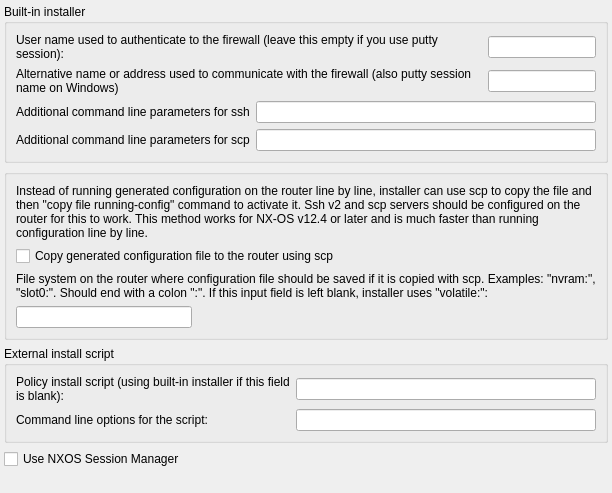
     <widget class="QWidget" name="installer_tab">
      <attribute name="title">
       <string>Installer</string>
      </attribute>
      <layout class="QGridLayout" name="gridLayout_8">
       <property name="leftMargin">
        <number>4</number>
       </property>
       <property name="topMargin">
        <number>4</number>
       </property>
       <property name="rightMargin">
        <number>4</number>
       </property>
       <property name="bottomMargin">
        <number>4</number>
       </property>
       <item row="4" column="0">
        <spacer>
         <property name="orientation">
          <enum>Qt::Orientation::Vertical</enum>
         </property>
         <property name="sizeType">
          <enum>QSizePolicy::Policy::Expanding</enum>
         </property>
         <property name="sizeHint" stdset="0">
          <size>
           <width>20</width>
           <height>20</height>
          </size>
         </property>
        </spacer>
       </item>
       <item row="1" column="0">
        <widget class="QGroupBox" name="SCPgroupBox">
         <property name="title">
          <string/>
         </property>
         <layout class="QGridLayout" name="gridLayout_3">
          <item row="0" column="0" colspan="2">
           <widget class="QLabel" name="label">
            <property name="text">
             <string>Instead of running generated configuration on the router line by line, installer can use scp to copy the file and then &quot;copy file running-config&quot; command to activate it. Ssh v2 and scp servers should be configured on the router for this to work. This method works for NX-OS v12.4 or later and is much faster than running configuration line by line.</string>
            </property>
            <property name="wordWrap">
             <bool>true</bool>
            </property>
           </widget>
          </item>
          <item row="1" column="0" colspan="2">
           <widget class="QCheckBox" name="use_scp">
            <property name="text">
             <string>Copy generated configuration file to the router using scp</string>
            </property>
           </widget>
          </item>
          <item row="2" column="0" colspan="2">
           <widget class="QLabel" name="label_3">
            <property name="text">
             <string>File system on the router where configuration file should be saved if it is copied with scp. Examples: &quot;nvram:&quot;, &quot;slot0:&quot;. Should end with a colon &quot;:&quot;. If this input field is left blank, installer uses &quot;volatile:&quot;:</string>
            </property>
            <property name="wordWrap">
             <bool>true</bool>
            </property>
           </widget>
          </item>
          <item row="3" column="0">
           <widget class="QLineEdit" name="filesystem"/>
          </item>
          <item row="3" column="1">
           <spacer name="horizontalSpacer">
            <property name="orientation">
             <enum>Qt::Orientation::Horizontal</enum>
            </property>
            <property name="sizeHint" stdset="0">
             <size>
              <width>398</width>
              <height>20</height>
             </size>
            </property>
           </spacer>
          </item>
         </layout>
        </widget>
       </item>
       <item row="2" column="0">
        <widget class="QGroupBox" name="groupBox1">
         <property name="title">
          <string>External install script</string>
         </property>
         <layout class="QGridLayout" name="gridLayout_2">
          <property name="verticalSpacing">
           <number>6</number>
          </property>
          <item row="0" column="0">
           <layout class="QHBoxLayout" name="horizontalLayout">
            <item>
             <widget class="QLabel" name="textLabel5_2">
              <property name="sizePolicy">
               <sizepolicy hsizetype="Expanding" vsizetype="Preferred">
                <horstretch>0</horstretch>
                <verstretch>0</verstretch>
               </sizepolicy>
              </property>
              <property name="text">
               <string>Policy install script (using built-in installer if this field is blank):</string>
              </property>
              <property name="alignment">
               <set>Qt::AlignmentFlag::AlignLeading|Qt::AlignmentFlag::AlignLeft|Qt::AlignmentFlag::AlignVCenter</set>
              </property>
              <property name="wordWrap">
               <bool>true</bool>
              </property>
             </widget>
            </item>
            <item>
             <widget class="QLineEdit" name="installScript">
              <property name="sizePolicy">
               <sizepolicy hsizetype="Fixed" vsizetype="Fixed">
                <horstretch>0</horstretch>
                <verstretch>0</verstretch>
               </sizepolicy>
              </property>
              <property name="minimumSize">
               <size>
                <width>300</width>
                <height>0</height>
               </size>
              </property>
             </widget>
            </item>
           </layout>
          </item>
          <item row="1" column="0">
           <layout class="QHBoxLayout" name="horizontalLayout_2">
            <item>
             <widget class="QLabel" name="textLabel6_2">
              <property name="sizePolicy">
               <sizepolicy hsizetype="Expanding" vsizetype="Preferred">
                <horstretch>0</horstretch>
                <verstretch>0</verstretch>
               </sizepolicy>
              </property>
              <property name="text">
               <string>Command line options for the script:</string>
              </property>
              <property name="alignment">
               <set>Qt::AlignmentFlag::AlignLeading|Qt::AlignmentFlag::AlignLeft|Qt::AlignmentFlag::AlignVCenter</set>
              </property>
              <property name="wordWrap">
               <bool>false</bool>
              </property>
             </widget>
            </item>
            <item>
             <widget class="QLineEdit" name="installScriptArgs">
              <property name="sizePolicy">
               <sizepolicy hsizetype="Fixed" vsizetype="Fixed">
                <horstretch>0</horstretch>
                <verstretch>0</verstretch>
               </sizepolicy>
              </property>
              <property name="minimumSize">
               <size>
                <width>300</width>
                <height>0</height>
               </size>
              </property>
             </widget>
            </item>
           </layout>
          </item>
         </layout>
        </widget>
       </item>
       <item row="0" column="0">
        <widget class="QGroupBox" name="groupBox2">
         <property name="title">
          <string>Built-in installer</string>
         </property>
         <layout class="QGridLayout" name="gridLayout_125">
          <item row="0" column="0">
           <widget class="QLabel" name="textLabel1_2">
            <property name="text">
             <string>User name used to authenticate to the firewall (leave this empty if you use putty session):</string>
            </property>
            <property name="alignment">
             <set>Qt::AlignmentFlag::AlignLeading|Qt::AlignmentFlag::AlignLeft|Qt::AlignmentFlag::AlignVCenter</set>
            </property>
            <property name="wordWrap">
             <bool>true</bool>
            </property>
           </widget>
          </item>
          <item row="0" column="1">
           <widget class="QLineEdit" name="user">
            <property name="sizePolicy">
             <sizepolicy hsizetype="Fixed" vsizetype="Fixed">
              <horstretch>0</horstretch>
              <verstretch>0</verstretch>
             </sizepolicy>
            </property>
           </widget>
          </item>
          <item row="1" column="0">
           <widget class="QLabel" name="textLabel1_3">
            <property name="text">
             <string>Alternative name or address used to communicate with the firewall (also putty session name on Windows)</string>
            </property>
            <property name="alignment">
             <set>Qt::AlignmentFlag::AlignLeading|Qt::AlignmentFlag::AlignLeft|Qt::AlignmentFlag::AlignTop</set>
            </property>
            <property name="wordWrap">
             <bool>true</bool>
            </property>
           </widget>
          </item>
          <item row="1" column="1">
           <widget class="QLineEdit" name="altAddress">
            <property name="sizePolicy">
             <sizepolicy hsizetype="Fixed" vsizetype="Fixed">
              <horstretch>0</horstretch>
              <verstretch>0</verstretch>
             </sizepolicy>
            </property>
           </widget>
          </item>
          <item row="2" column="0" colspan="2">
           <layout class="QHBoxLayout">
            <item>
             <widget class="QLabel" name="textLabel1_7">
              <property name="text">
               <string>Additional command line parameters for ssh</string>
              </property>
              <property name="wordWrap">
               <bool>false</bool>
              </property>
             </widget>
            </item>
            <item>
             <widget class="QLineEdit" name="sshArgs">
              <property name="sizePolicy">
               <sizepolicy hsizetype="Expanding" vsizetype="Fixed">
                <horstretch>0</horstretch>
                <verstretch>0</verstretch>
               </sizepolicy>
              </property>
              <property name="minimumSize">
               <size>
                <width>300</width>
                <height>0</height>
               </size>
              </property>
             </widget>
            </item>
           </layout>
          </item>
          <item row="3" column="0" colspan="2">
           <layout class="QHBoxLayout" name="_2">
            <item>
             <widget class="QLabel" name="textLabel1_8">
              <property name="text">
               <string>Additional command line parameters for scp</string>
              </property>
              <property name="wordWrap">
               <bool>false</bool>
              </property>
             </widget>
            </item>
            <item>
             <widget class="QLineEdit" name="scpArgs">
              <property name="sizePolicy">
               <sizepolicy hsizetype="Expanding" vsizetype="Fixed">
                <horstretch>0</horstretch>
                <verstretch>0</verstretch>
               </sizepolicy>
              </property>
              <property name="minimumSize">
               <size>
                <width>300</width>
                <height>0</height>
               </size>
              </property>
             </widget>
            </item>
           </layout>
          </item>
         </layout>
        </widget>
       </item>
       <item row="3" column="0">
        <widget class="QCheckBox" name="use_nxos_session">
         <property name="text">
          <string>Use NXOS Session Manager</string>
         </property>
        </widget>
       </item>
      </layout>
     </widget>
